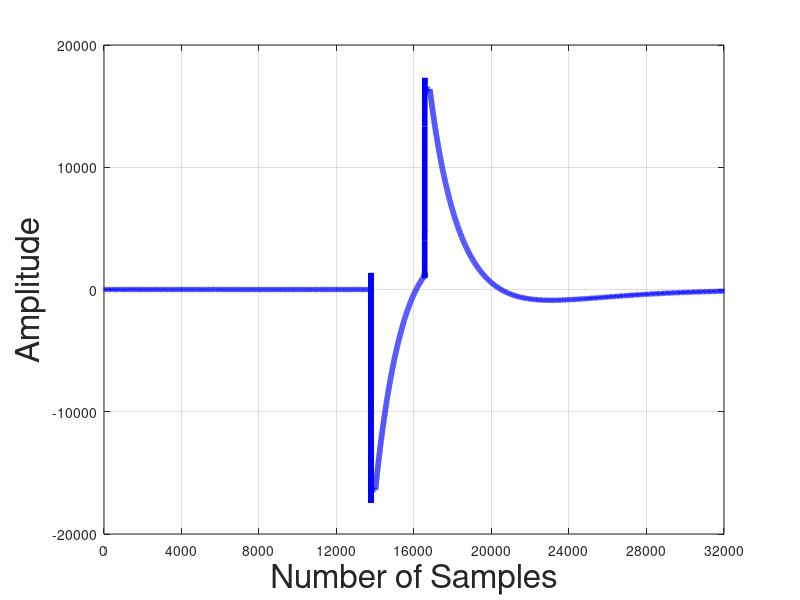

The MATLAB script that drew this image: (Note: this script raises an error after producing the figure.)
hold off;
clear all;
close all;

load pasamps.txt;
pasamps = pasamps(29000:60999);

ax = gca;
plot(pasamps, 'b-', 'linewidth', 4);
set(gca, 'XTick', 0:4000:32000);
xl = xlabel('Number of Samples','fontsize', 24);
yl = ylabel('Amplitude','fontsize', 24);
grid;
xlim([0 32000]);

ax.XAxis.Exponent=0;
ax.YAxis.Exponent=3;

ax2 = axes('Position', get(gca,'Position'), 'Color','none', 'YColor','none');
set(ax2, 'XAxisLocation', 'top', 'YAxisLocation', 'right');
set(ax2, 'XLim', get(gca, 'XLim'), 'YLim', get(gca,'YLim'));
set(ax2, 'XTick', linspace(0,1,9));
set(ax2, 'XTickLabel', {'','','1s','','2s','','3s','','4s'});

ax.XAxis.FontSize  = 22;
ax2.XAxis.FontSize = 26;
ax.YAxis.FontSize  = 24;

xl.FontSize = 36;
yl.FontSize = 40;
set(gcf, 'Position', get(0,'Screensize')); % Maximize figure.
